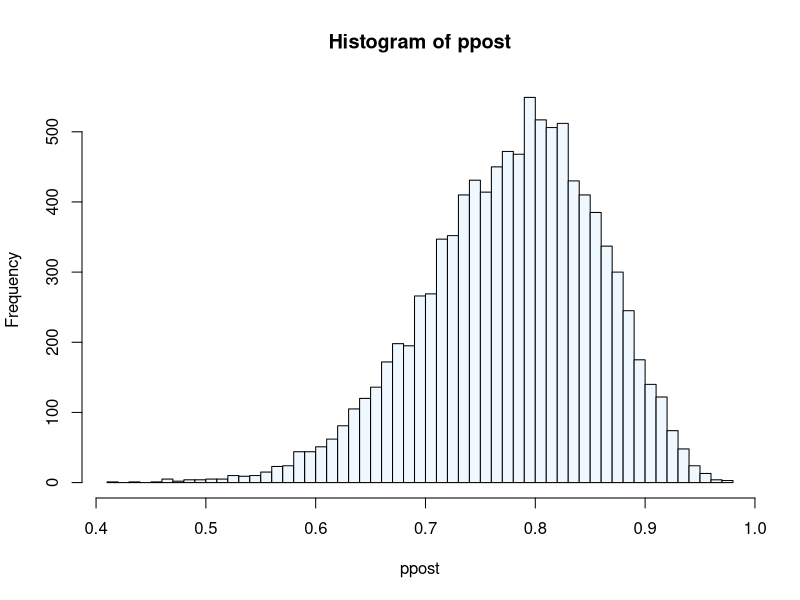
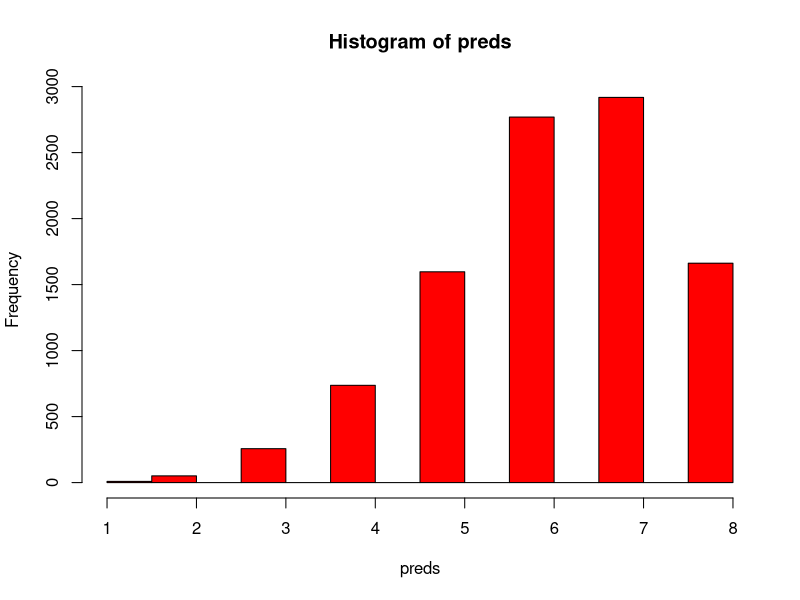

The R source for these figures, in order:
nsims <- 10000
ppost <- rbeta(nsims, 21, 6) ## uniform prior
hist(ppost, 70, col = "alice blue")

preds <- rbinom(nsims, 8, ppost)
hist(preds, col = "red")

100 * table(preds) / nsims
